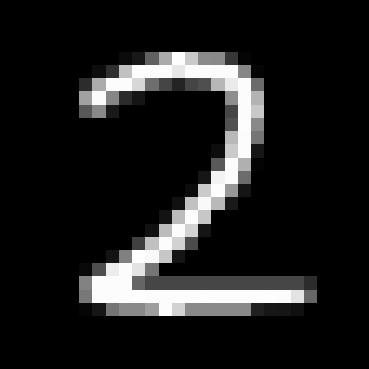
#> input picture mnist_samples/2.jpeg, 369 x 369 px, given in place of mnist_samples, which was not available
$ python preprocess.py mnist_samples
#> lines starting #> are read from the running program, lines starting #| are printed output that depends on the picture; after the words box and inside, x2 and y2 are one past the last pixel; in counts of white or black regions, pixels touching at a corner belong together; pictures that were not available may be replaced by others from this repository, and a replacement may not be noted
import cv2
import numpy as np
import argparse
import os

def preprocess(image_path, output_path=None):
    # Load the image
#> called with image_path = 'mnist_samples'
    image = cv2.imread(image_path)
#> image is the input picture: shape (369, 369, 3); min 0, max 255, mean 29.9

    # Check if the image was loaded successfully
    if image is None:
        print(f"Error: Could not load image from {image_path}")
        return

    # Convert to grayscale
    grayscale_image = cv2.cvtColor(image, cv2.COLOR_BGR2GRAY)
    cv2.imwrite("grayscale/"+image_path, grayscale_image) #debug

    # Invert colors if necessary
    average_pixel_value = np.mean(grayscale_image)
#> average_pixel_value = 29.86
    if average_pixel_value > 128:  # Mostly bright; Adjust threshold as necessary
        grayscale_image = cv2.bitwise_not(grayscale_image)
    cv2.imwrite("inverted/"+image_path, grayscale_image) #debug

    # Normalize the image to make the highest value 255 (white)
    min_val, max_val, _, _ = cv2.minMaxLoc(grayscale_image)
#> min_val = 0; max_val = 255
    if max_val > min_val:
        grayscale_image = (grayscale_image - min_val) / (max_val - min_val) * 255
        grayscale_image = np.uint8(grayscale_image)

    # Set lower pixel values to 0 (thresholding)
    threshold_value = 64  # Adjust this threshold as needed
    # Calculate the histogram of pixel values
    hist = cv2.calcHist([image], [0], None, [256], [0, 256])
#> hist = 256 values, max 106349 at index 0, min 3 at index 219, mean 531.9
    # Find the most common pixel value (background) and set to 0
    threshold_value = np.argmax(hist) * 0.8
#> threshold_value = 0
    grayscale_image[grayscale_image < threshold_value] = 0

    cv2.imwrite("normalized/"+image_path, grayscale_image) #debug

    # Threshold to create a binary image (255 for content, 0 for background)
    _, binary_image = cv2.threshold(grayscale_image, 1, 255, cv2.THRESH_BINARY)
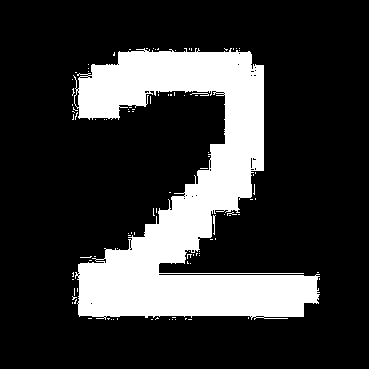
#> binary_image: shape (369, 369); 21.4% white; 100 white regions (97 under 20 px), largest, box (x1, y1, x2, y2) and area: (73, 48, 320, 320) 28721, (213, 215, 216, 235) 30, (190, 93, 209, 96) 28

    # # Find the bounding box of the non-blank regions
    coords = cv2.findNonZero(binary_image)  # Find all non-zero points (content)
#> coords = contour of 29099 points, box (x1, y1, x2, y2) (72, 48, 320, 320), area 1757
    x, y, w, h = cv2.boundingRect(coords)   # Get the bounding box of content
#> x = 72; y = 48; w = 248; h = 272

    # # Crop the image to the bounding box
    cropped_image = grayscale_image[y:y+h, x:x+w]
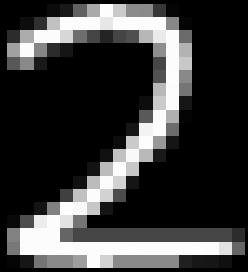
#> cropped_image: shape (272, 248); min 0, max 255, mean 60.3

    # Create a blank canvas with optimal size and border
    max_dim = max(w, h)
#> max_dim = 272
    border_size = int(max_dim * 0.25)  # 25% of the maximum dimension
#> border_size = 68
    canvas_size = max_dim + 2 * border_size
#> canvas_size = 408

    # Create a blank canvas with the calculated size
    canvas = np.zeros((canvas_size, canvas_size), dtype=np.uint8)

    # Calculate the position to center the cropped image on the canvas
    y_offset = (canvas.shape[0] - h) // 2
#> y_offset = 68
    x_offset = (canvas.shape[1] - w) // 2
#> x_offset = 80

    # Place the cropped image onto the center of the canvas
    canvas[y_offset:y_offset+h, x_offset:x_offset+w] = cropped_image
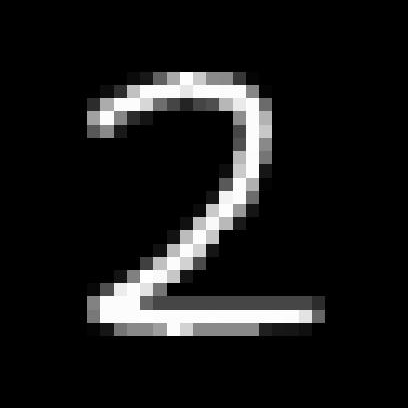
#> canvas: shape (408, 408); min 0, max 255, mean 24.4

    # Resize the canvas to 28x28
    resized_image = cv2.resize(canvas, (28, 28), interpolation=cv2.INTER_AREA)
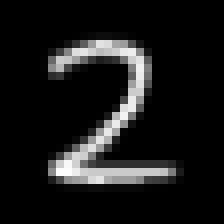
#> resized_image: shape (28, 28) (shown 8 times larger); min 0, max 252, mean 24.4
    cv2.imwrite("centered/"+image_path, resized_image) #debug

    # Determine output path
    if output_path is None:
        output_path = image_path  # Overwrite input image if no output path is given

    # Save the result as a JPG
    cv2.imwrite(output_path, resized_image)
    print(f"Processed image saved as {output_path}")

if __name__ == "__main__":
    # Set up argument parser
    parser = argparse.ArgumentParser(description="Preprocess image for recognition.")
    parser.add_argument('input_images', nargs='+', type=str, help="Path(s) to the input image(s) (JPG format).")
    parser.add_argument('--output_image', type=str, help="Path to save the output image.")

    # Parse the arguments
    args = parser.parse_args()

    # Process input image
    for input_image in args.input_images:
        print(f"Processing {input_image}...")
        preprocess(input_image, args.output_image)

$ run again, on mnist_samples/3.jpeg
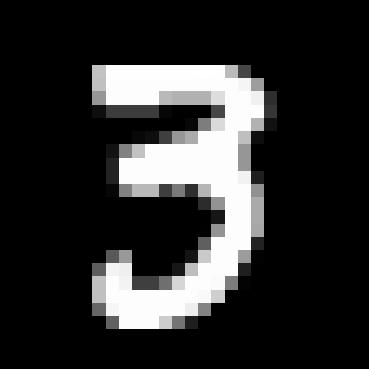
#> input picture mnist_samples/3.jpeg, 369 x 369 px, given in place of mnist_samples, which was not available
#> in preprocess, image is the input picture: shape (369, 369, 3); min 0, max 255, mean 45
#> average_pixel_value = 45.02
#> min_val = 0; max_val = 255
#> hist = 256 values, max 101786 at index 0, min 1 at index 224, mean 531.9
#> threshold_value = 0
#> in preprocess, `_, binary_image = cv2.threshold(grayscale_image, 1, 255, cv2.THRESH_BI..`:
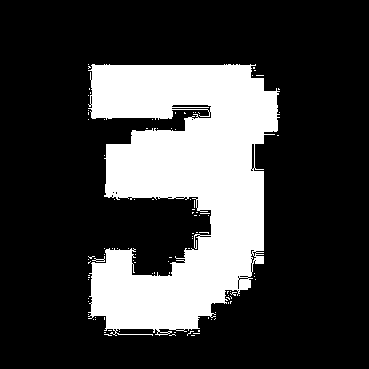
#> binary_image: shape (369, 369); 24.7% white; 99 white regions (97 under 20 px), largest, box (x1, y1, x2, y2) and area: (88, 64, 280, 336) 33313, (92, 256, 105, 262) 27
#> coords = contour of 33589 points, box (x1, y1, x2, y2) (88, 64, 280, 336), area 12486
#> x = 88; y = 64; w = 192; h = 272
#> border_size = 68
#> canvas_size = 408
#> y_offset = 68
#> x_offset = 108
#> in preprocess, `resized_image = cv2.resize(canvas, (28, 28), interpolation=cv2.INTER_A..`:
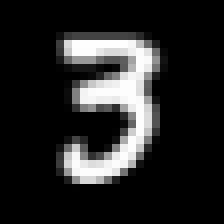
#> resized_image: shape (28, 28) (shown 8 times larger); min 0, max 254, mean 36.8

$ run again, on mnist_samples/4.jpeg
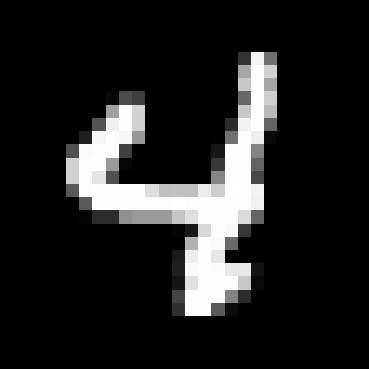
#> input picture mnist_samples/4.jpeg, 369 x 369 px, given in place of mnist_samples, which was not available
#> in preprocess, image is the input picture: shape (369, 369, 3); min 0, max 255, mean 34
#> average_pixel_value = 33.99
#> min_val = 0; max_val = 255
#> hist = 256 values, max 109072 at index 0, min 0 at index 140, mean 531.9
#> threshold_value = 0
#> in preprocess, `_, binary_image = cv2.threshold(grayscale_image, 1, 255, cv2.THRESH_BI..`:
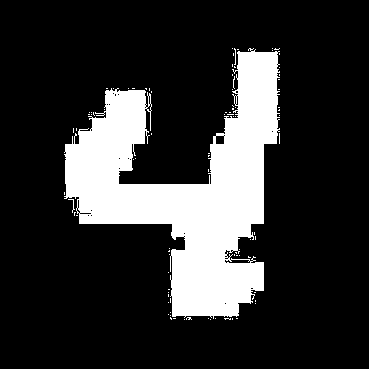
#> binary_image: shape (369, 369); 19.5% white; 90 white regions (88 under 20 px), largest, box (x1, y1, x2, y2) and area: (64, 48, 280, 319) 26253, (68, 199, 75, 213) 20
#> coords = contour of 26514 points, box (x1, y1, x2, y2) (64, 48, 280, 320), area 9021
#> x = 64; y = 48; w = 216; h = 272
#> border_size = 68
#> canvas_size = 408
#> y_offset = 68
#> x_offset = 96
#> in preprocess, `resized_image = cv2.resize(canvas, (28, 28), interpolation=cv2.INTER_A..`:
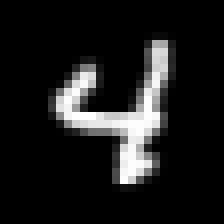
#> resized_image: shape (28, 28) (shown 8 times larger); min 0, max 254, mean 27.8
